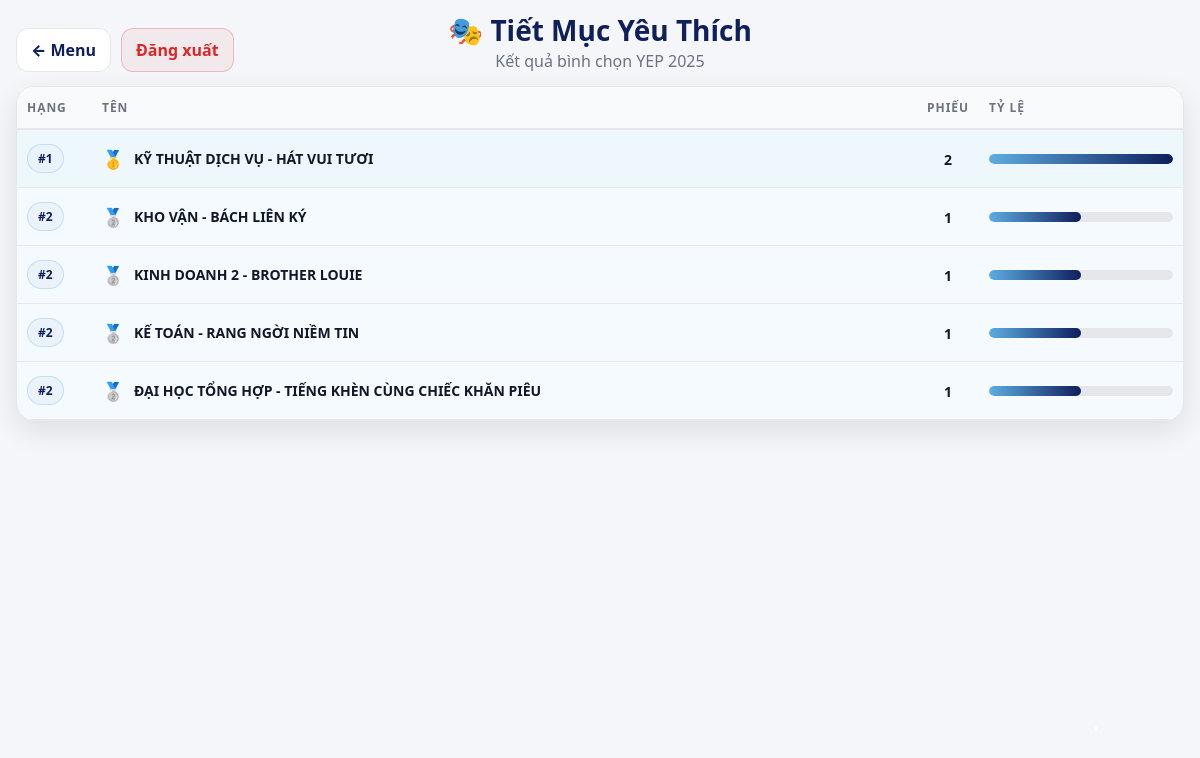
Screenshot of /admin/results/tiet-muc (signed in) with the database file from the repository.
### tables this page shows
CREATE TABLE votes (
            id INTEGER PRIMARY KEY AUTOINCREMENT,
            username TEXT NOT NULL,
            vote_type TEXT NOT NULL,
            vote_value TEXT NOT NULL,
            created_at TEXT NOT NULL DEFAULT (datetime('now'))
        );

### app.py (the view)
@app.route("/admin/results/tiet-muc")
def admin_results_tiet_muc():
    if not session.get("admin"):
        return redirect(url_for("admin_login"))
    ranked = query_results_tiet_muc()
    max_votes = max([it["votes"] for it in ranked], default=0)
    return render_template(
        "admin_results.html",
        title="Tiết Mục Yêu Thích",
        icon="🎭",
        results=ranked,
        max_votes=max_votes,
        has_any=(len(ranked) > 0),
        show_department=False,
        page_type="tiet_muc"
    )

### app.py (called while the page is built)
def get_db():
    if "db" not in g:
        g.db = sqlite3.connect(DB_PATH, check_same_thread=False)
        g.db.row_factory = sqlite3.Row
    return g.db

def init_db():
    db = get_db()
    db.execute("""
        CREATE TABLE IF NOT EXISTS votes (
            id INTEGER PRIMARY KEY AUTOINCREMENT,
            username TEXT NOT NULL,
            vote_type TEXT NOT NULL,
            vote_value TEXT NOT NULL,
            created_at TEXT NOT NULL DEFAULT (datetime('now'))
        );
    """)
    db.execute("""
        CREATE TABLE IF NOT EXISTS voted_users (
            username TEXT PRIMARY KEY,
            voted_at TEXT NOT NULL DEFAULT (datetime('now'))
        );
    """)
    db.execute("CREATE INDEX IF NOT EXISTS idx_votes_type ON votes(vote_type);")
    db.execute("CREATE INDEX IF NOT EXISTS idx_votes_user ON votes(username);")
    db.execute("CREATE UNIQUE INDEX IF NOT EXISTS uq_vote_once_value ON votes(username, vote_type, vote_value);")
    db.commit()

def dense_rank(items):
    rank = 0
    prev_votes = None
    out = []
    for it in items:
        v = it["votes"]
        if prev_votes is None:
            rank = 1
        elif v < prev_votes:
            rank += 1
        it2 = dict(it)
        it2["rank"] = rank
        out.append(it2)
        prev_votes = v
    return out

def query_results_tiet_muc():
    db = get_db()
    rows = db.execute("""
        SELECT vote_value AS dept, COUNT(*) AS cnt
        FROM votes
        WHERE vote_type = 'tiet_muc'
        GROUP BY vote_value
        ORDER BY cnt DESC, vote_value ASC
    """).fetchall()
    items = [{"name": r["dept"], "department": None, "votes": int(r["cnt"])} for r in rows]
    return dense_rank(items)

@app.before_request
def _ensure_db():
    init_db()

### templates/admin_results.html (shortened to what this page needs)
{% extends "base.html" %}
{% block body %}
<div class="container admin-results {% if page_type == 'tiet_muc' %}admin-results-compact{% endif %}">
    <div class="admin-header">
        <div class="admin-title">
            <h1>{{ icon }} {{ title }}</h1>
            <p class="subtitle">Kết quả bình chọn YEP 2025</p>
        </div>
        <div class="admin-actions">
            <a href="/admin/menu" class="btn-outline">← Menu</a>
            <a href="/admin/logout" class="btn-danger">Đăng xuất</a>
        </div>
    </div>
    {% if not has_any %}
        <div class="empty-state">
            <p>Chưa có kết quả bình chọn.</p>
        </div>
    {% else %}
        <div class="table-wrapper">
            <table class="ranking-table">
                <thead>
                     <tr>
                        <th class="col-rank">Hạng</th>
                        <th>Tên</th>
                        <th class="col-votes">Phiếu</th>
                        <th class="col-bar">Tỷ lệ</th>
                    </tr>
                </thead>
                <tbody>
                        {% for row in results %}
                    <tr class="{% if row.rank == 1 %}rank-1{% elif row.rank == 2 %}rank-2{% elif row.rank == 3 %}rank-3{% endif %}">
                        <td class="col-rank">
                            <span class="rank-badge">#{{ row.rank }}</span>
                        </td>
                        <td class="col-name">
                            <div class="name-cell">
                                <span class="medal">
                                    {% if row.rank == 1 %}🥇{% elif row.rank == 2 %}🥈{% elif row.rank == 3 %}🥉{% endif %}
                                </span>
                                <span class="name-text">{{ row.name }}</span>
                            </div>
                        </td>
                        <td class="col-votes"><strong>{{ row.votes }}</strong></td>
                        <td class="col-bar">
                            <div class="bar">
                                <div class="bar-fill"
                                    style="width: {{ (row.votes / max_votes * 100) if max_votes else 0 }}%;">
                                </div>
                            </div>
                        </td>
                    </tr>
                    {% endfor %}
                </tbody>
            </table>
        </div>
    {% endif %}
</div>
{% endblock %}

### static/css/theme.css (style rules this page uses)
:root { --color-primary: #0F1F5C; --color-primary-hover: #1F3C88; --color-accent: #5DADE2; --bg-body: #F4F6F9; --bg-card: #FFFFFF; --bg-soft: #EAF2FB; --text-main: #111827; --text-muted: #6B7280; --text-white: #FFFFFF; --border-color: #E5E7EB; --radius: 14px; --shadow-soft: 0 10px 28px rgba(17, 24, 39, 0.10); --shadow-hover: 0 14px 36px rgba(17, 24, 39, 0.14); --success: #16A34A; --warning: #F59E0B; --danger: #DC2626; --container-max: 1200px; }

### rows the page displays
votes: rank "2", name "KHO VẬN - BÁCH LIÊN KÝ", votes "1", {{ (row.votes / max_votes * 100) if max_votes else 0 }} 50.0 (drawn)
votes: rank "2", name "KINH DOANH 2 - BROTHER LOUIE", votes "1", {{ (row.votes / max_votes * 100) if max_votes else 0 }} 50.0 (drawn)
votes: rank "2", name "KẾ TOÁN - RANG NGỜI NIỀM TIN", votes "1", {{ (row.votes / max_votes * 100) if max_votes else 0 }} 50.0 (drawn)
votes: rank "2", name "ĐẠI HỌC TỔNG HỢP - TIẾNG KHÈN CÙNG CHIẾC KHĂN PIÊU", votes "1", {{ (row.votes / max_votes * 100) if max_votes else 0 }} 50.0 (drawn)

### other values shown
{{ icon }} "🎭"
{{ title }} "Tiết Mục Yêu Thích"
{{ row.rank }} "1"
{{ row.name }} "KỸ THUẬT DỊCH VỤ - HÁT VUI TƯƠI"
{{ row.votes }} "2"
